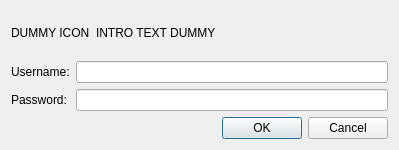
<?xml version="1.0" encoding="UTF-8"?>
<ui version="4.0">
 <class>PasswordDialog</class>
 <widget class="QDialog" name="PasswordDialog">
  <property name="geometry">
   <rect>
    <x>0</x>
    <y>0</y>
    <width>399</width>
    <height>150</height>
   </rect>
  </property>
  <property name="windowTitle">
   <string>Authentication Required</string>
  </property>
  <layout class="QGridLayout" name="gridLayout">
   <item row="0" column="0" colspan="2">
    <layout class="QHBoxLayout">
     <item>
      <widget class="QLabel" name="iconLabel">
       <property name="text">
        <string>DUMMY ICON</string>
       </property>
      </widget>
     </item>
     <item>
      <widget class="QLabel" name="introLabel">
       <property name="sizePolicy">
        <sizepolicy hsizetype="MinimumExpanding" vsizetype="MinimumExpanding">
         <horstretch>0</horstretch>
         <verstretch>0</verstretch>
        </sizepolicy>
       </property>
       <property name="text">
        <string>INTRO TEXT DUMMY</string>
       </property>
      </widget>
     </item>
    </layout>
   </item>
   <item row="1" column="0">
    <widget class="QLabel" name="label">
     <property name="text">
      <string>Username:</string>
     </property>
    </widget>
   </item>
   <item row="1" column="1">
    <widget class="QLineEdit" name="userNameLineEdit"/>
   </item>
   <item row="2" column="0">
    <widget class="QLabel" name="lblPassword">
     <property name="text">
      <string>Password:</string>
     </property>
    </widget>
   </item>
   <item row="2" column="1">
    <widget class="QLineEdit" name="passwordLineEdit">
     <property name="echoMode">
      <enum>QLineEdit::EchoMode::Password</enum>
     </property>
    </widget>
   </item>
   <item row="3" column="0" colspan="2">
    <widget class="QDialogButtonBox" name="buttonBox">
     <property name="orientation">
      <enum>BobUI::Orientation::Horizontal</enum>
     </property>
     <property name="standardButtons">
      <set>QDialogButtonBox::StandardButton::Cancel|QDialogButtonBox::StandardButton::Ok</set>
     </property>
    </widget>
   </item>
  </layout>
 </widget>
 <resources/>
 <connections>
  <connection>
   <sender>buttonBox</sender>
   <signal>accepted()</signal>
   <receiver>PasswordDialog</receiver>
   <slot>accept()</slot>
   <hints>
    <hint type="sourcelabel">
     <x>248</x>
     <y>254</y>
    </hint>
    <hint type="destinationlabel">
     <x>157</x>
     <y>274</y>
    </hint>
   </hints>
  </connection>
  <connection>
   <sender>buttonBox</sender>
   <signal>rejected()</signal>
   <receiver>PasswordDialog</receiver>
   <slot>reject()</slot>
   <hints>
    <hint type="sourcelabel">
     <x>316</x>
     <y>260</y>
    </hint>
    <hint type="destinationlabel">
     <x>286</x>
     <y>274</y>
    </hint>
   </hints>
  </connection>
 </connections>
</ui>
